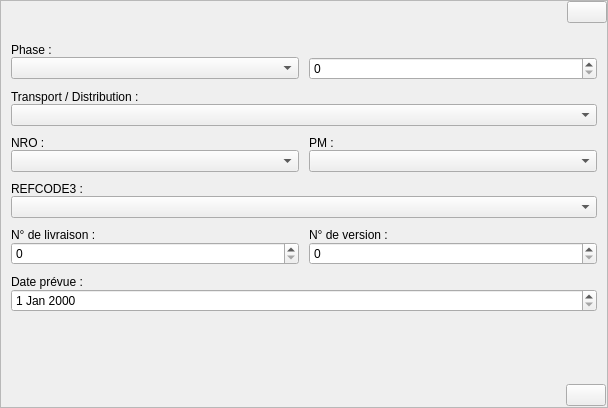
<?xml version="1.0" encoding="UTF-8"?>
<ui version="4.0">
 <class>FormDlg</class>
 <widget class="QWidget" name="FormDlg">
  <property name="geometry">
   <rect>
    <x>0</x>
    <y>0</y>
    <width>608</width>
    <height>408</height>
   </rect>
  </property>
  <layout class="QGridLayout" name="glay_main">
   <property name="leftMargin">
    <number>0</number>
   </property>
   <property name="topMargin">
    <number>0</number>
   </property>
   <property name="rightMargin">
    <number>0</number>
   </property>
   <property name="bottomMargin">
    <number>0</number>
   </property>
   <property name="spacing">
    <number>0</number>
   </property>
   <item row="1" column="0">
    <widget class="QFrame" name="fr_main">
     <property name="frameShape">
      <enum>QFrame::StyledPanel</enum>
     </property>
     <property name="frameShadow">
      <enum>QFrame::Raised</enum>
     </property>
     <layout class="QVBoxLayout" name="vlay_fr_main">
      <property name="spacing">
       <number>0</number>
      </property>
      <property name="leftMargin">
       <number>0</number>
      </property>
      <property name="topMargin">
       <number>0</number>
      </property>
      <property name="rightMargin">
       <number>0</number>
      </property>
      <property name="bottomMargin">
       <number>0</number>
      </property>
      <item>
       <widget class="QFrame" name="fr_menu_top">
        <layout class="QHBoxLayout" name="hlay_menu_top">
         <property name="spacing">
          <number>0</number>
         </property>
         <property name="leftMargin">
          <number>0</number>
         </property>
         <property name="topMargin">
          <number>0</number>
         </property>
         <property name="rightMargin">
          <number>0</number>
         </property>
         <property name="bottomMargin">
          <number>0</number>
         </property>
         <item>
          <widget class="QLabel" name="lb_mt_ico"/>
         </item>
         <item>
          <spacer name="horizontalSpacer_2">
           <property name="orientation">
            <enum>Qt::Horizontal</enum>
           </property>
           <property name="sizeHint" stdset="0">
            <size>
             <width>40</width>
             <height>20</height>
            </size>
           </property>
          </spacer>
         </item>
         <item>
          <widget class="QLabel" name="lb_mt_nom"/>
         </item>
         <item>
          <spacer name="horizontalSpacer_1">
           <property name="orientation">
            <enum>Qt::Horizontal</enum>
           </property>
           <property name="sizeHint" stdset="0">
            <size>
             <width>40</width>
             <height>20</height>
            </size>
           </property>
          </spacer>
         </item>
         <item>
          <widget class="QPushButton" name="pb_mt_quitter"/>
         </item>
        </layout>
       </widget>
      </item>
      <item>
       <widget class="QFrame" name="fr_body">
        <layout class="QVBoxLayout" name="vlay_msg_body">
         <property name="spacing">
          <number>0</number>
         </property>
         <property name="leftMargin">
          <number>10</number>
         </property>
         <property name="topMargin">
          <number>10</number>
         </property>
         <property name="rightMargin">
          <number>10</number>
         </property>
         <property name="bottomMargin">
          <number>10</number>
         </property>
         <item>
          <spacer name="verticalSpacer_2">
           <property name="orientation">
            <enum>Qt::Vertical</enum>
           </property>
           <property name="sizeType">
            <enum>QSizePolicy::Fixed</enum>
           </property>
           <property name="sizeHint" stdset="0">
            <size>
             <width>20</width>
             <height>10</height>
            </size>
           </property>
          </spacer>
         </item>
         <item>
          <widget class="QLabel" name="lb_phase">
           <property name="text">
            <string>Phase :</string>
           </property>
          </widget>
         </item>
         <item>
          <layout class="QHBoxLayout" name="horizontalLayout">
           <property name="spacing">
            <number>10</number>
           </property>
           <item>
            <widget class="QComboBox" name="cb_phase"/>
           </item>
           <item>
            <widget class="QSpinBox" name="sb_phase"/>
           </item>
          </layout>
         </item>
         <item>
          <spacer name="verticalSpacer_3">
           <property name="orientation">
            <enum>Qt::Vertical</enum>
           </property>
           <property name="sizeType">
            <enum>QSizePolicy::Fixed</enum>
           </property>
           <property name="sizeHint" stdset="0">
            <size>
             <width>20</width>
             <height>10</height>
            </size>
           </property>
          </spacer>
         </item>
         <item>
          <widget class="QLabel" name="lb_td">
           <property name="text">
            <string>Transport / Distribution :</string>
           </property>
          </widget>
         </item>
         <item>
          <widget class="QComboBox" name="cb_td"/>
         </item>
         <item>
          <spacer name="verticalSpacer_4">
           <property name="orientation">
            <enum>Qt::Vertical</enum>
           </property>
           <property name="sizeType">
            <enum>QSizePolicy::Fixed</enum>
           </property>
           <property name="sizeHint" stdset="0">
            <size>
             <width>20</width>
             <height>10</height>
            </size>
           </property>
          </spacer>
         </item>
         <item>
          <layout class="QGridLayout" name="gridLayout">
           <property name="horizontalSpacing">
            <number>10</number>
           </property>
           <property name="verticalSpacing">
            <number>0</number>
           </property>
           <item row="1" column="0">
            <widget class="QLabel" name="lb_nro">
             <property name="text">
              <string>NRO :</string>
             </property>
            </widget>
           </item>
           <item row="2" column="0">
            <widget class="QComboBox" name="cb_nro"/>
           </item>
           <item row="1" column="1">
            <widget class="QLabel" name="lb_pm">
             <property name="text">
              <string>PM :</string>
             </property>
            </widget>
           </item>
           <item row="2" column="1">
            <widget class="QComboBox" name="cb_pm"/>
           </item>
          </layout>
         </item>
         <item>
          <spacer name="verticalSpacer_5">
           <property name="orientation">
            <enum>Qt::Vertical</enum>
           </property>
           <property name="sizeType">
            <enum>QSizePolicy::Fixed</enum>
           </property>
           <property name="sizeHint" stdset="0">
            <size>
             <width>20</width>
             <height>10</height>
            </size>
           </property>
          </spacer>
         </item>
         <item>
          <widget class="QLabel" name="lb_refcode3">
           <property name="text">
            <string>REFCODE3 :</string>
           </property>
          </widget>
         </item>
         <item>
          <widget class="QComboBox" name="cb_refcode3"/>
         </item>
         <item>
          <spacer name="verticalSpacer_6">
           <property name="orientation">
            <enum>Qt::Vertical</enum>
           </property>
           <property name="sizeType">
            <enum>QSizePolicy::Fixed</enum>
           </property>
           <property name="sizeHint" stdset="0">
            <size>
             <width>20</width>
             <height>10</height>
            </size>
           </property>
          </spacer>
         </item>
         <item>
          <layout class="QGridLayout" name="gridLayout_2">
           <property name="horizontalSpacing">
            <number>10</number>
           </property>
           <property name="verticalSpacing">
            <number>0</number>
           </property>
           <item row="1" column="1">
            <widget class="QSpinBox" name="sb_version"/>
           </item>
           <item row="0" column="0">
            <widget class="QLabel" name="lb_livraison">
             <property name="text">
              <string>N° de livraison :</string>
             </property>
            </widget>
           </item>
           <item row="0" column="1">
            <widget class="QLabel" name="lb_version">
             <property name="text">
              <string>N° de version :</string>
             </property>
            </widget>
           </item>
           <item row="1" column="0">
            <widget class="QSpinBox" name="sb_livraison"/>
           </item>
          </layout>
         </item>
         <item>
          <spacer name="verticalSpacer_7">
           <property name="orientation">
            <enum>Qt::Vertical</enum>
           </property>
           <property name="sizeType">
            <enum>QSizePolicy::Fixed</enum>
           </property>
           <property name="sizeHint" stdset="0">
            <size>
             <width>20</width>
             <height>10</height>
            </size>
           </property>
          </spacer>
         </item>
         <item>
          <widget class="QLabel" name="lb_date_prev">
           <property name="text">
            <string>Date prévue :</string>
           </property>
          </widget>
         </item>
         <item>
          <widget class="QDateEdit" name="de_date_prev"/>
         </item>
         <item>
          <spacer name="verticalSpacer">
           <property name="orientation">
            <enum>Qt::Vertical</enum>
           </property>
           <property name="sizeHint" stdset="0">
            <size>
             <width>20</width>
             <height>40</height>
            </size>
           </property>
          </spacer>
         </item>
        </layout>
       </widget>
      </item>
      <item>
       <widget class="QFrame" name="fr_msg_bottom">
        <layout class="QHBoxLayout" name="hlay_msg_bottom">
         <property name="spacing">
          <number>2</number>
         </property>
         <property name="leftMargin">
          <number>0</number>
         </property>
         <property name="topMargin">
          <number>2</number>
         </property>
         <property name="rightMargin">
          <number>1</number>
         </property>
         <property name="bottomMargin">
          <number>1</number>
         </property>
         <item>
          <spacer name="horizontalSpacer">
           <property name="orientation">
            <enum>Qt::Horizontal</enum>
           </property>
           <property name="sizeHint" stdset="0">
            <size>
             <width>40</width>
             <height>20</height>
            </size>
           </property>
          </spacer>
         </item>
         <item>
          <widget class="QPushButton" name="pb_ok"/>
         </item>
        </layout>
       </widget>
      </item>
     </layout>
    </widget>
   </item>
  </layout>
 </widget>
 <resources/>
 <connections/>
</ui>
